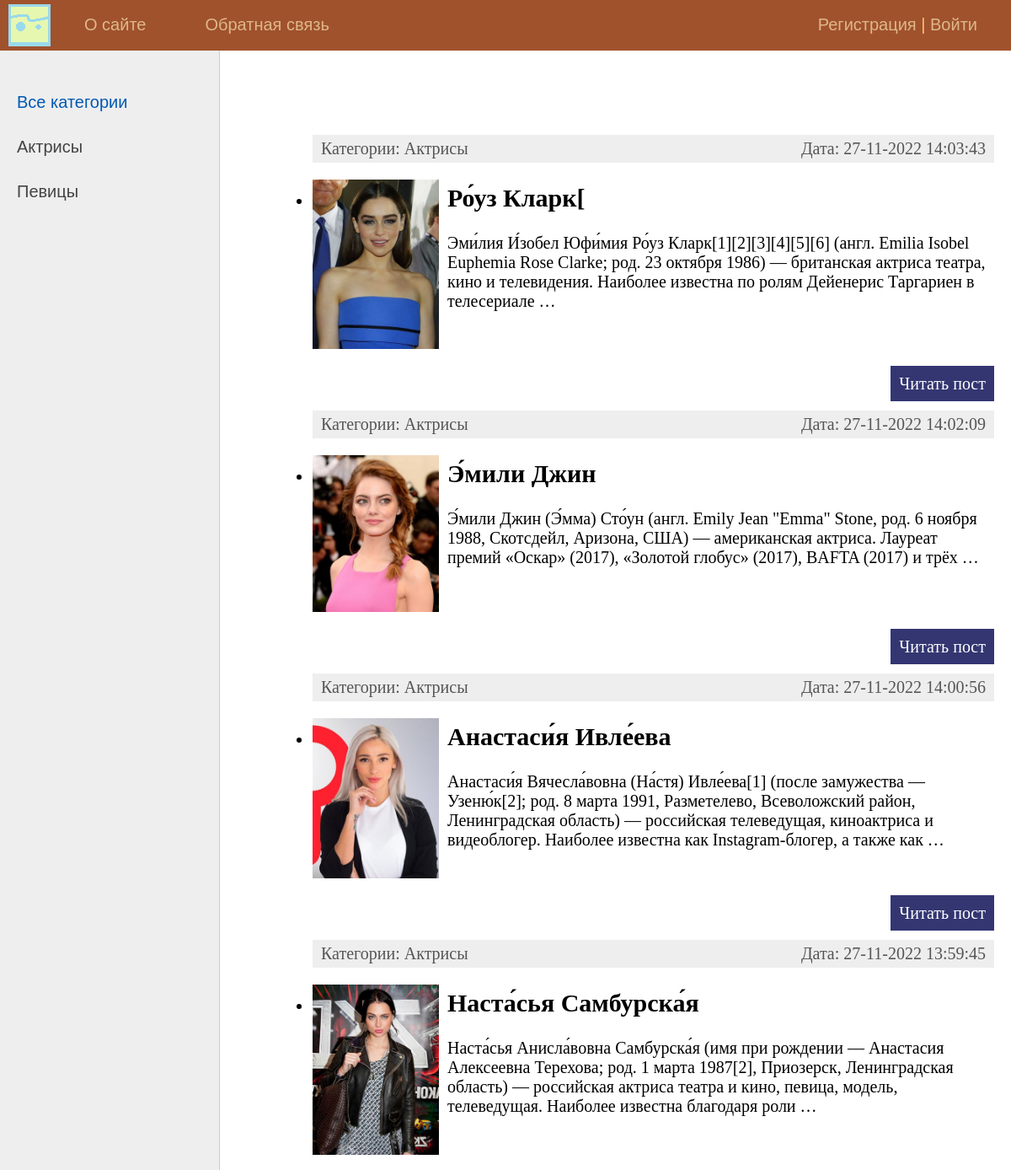
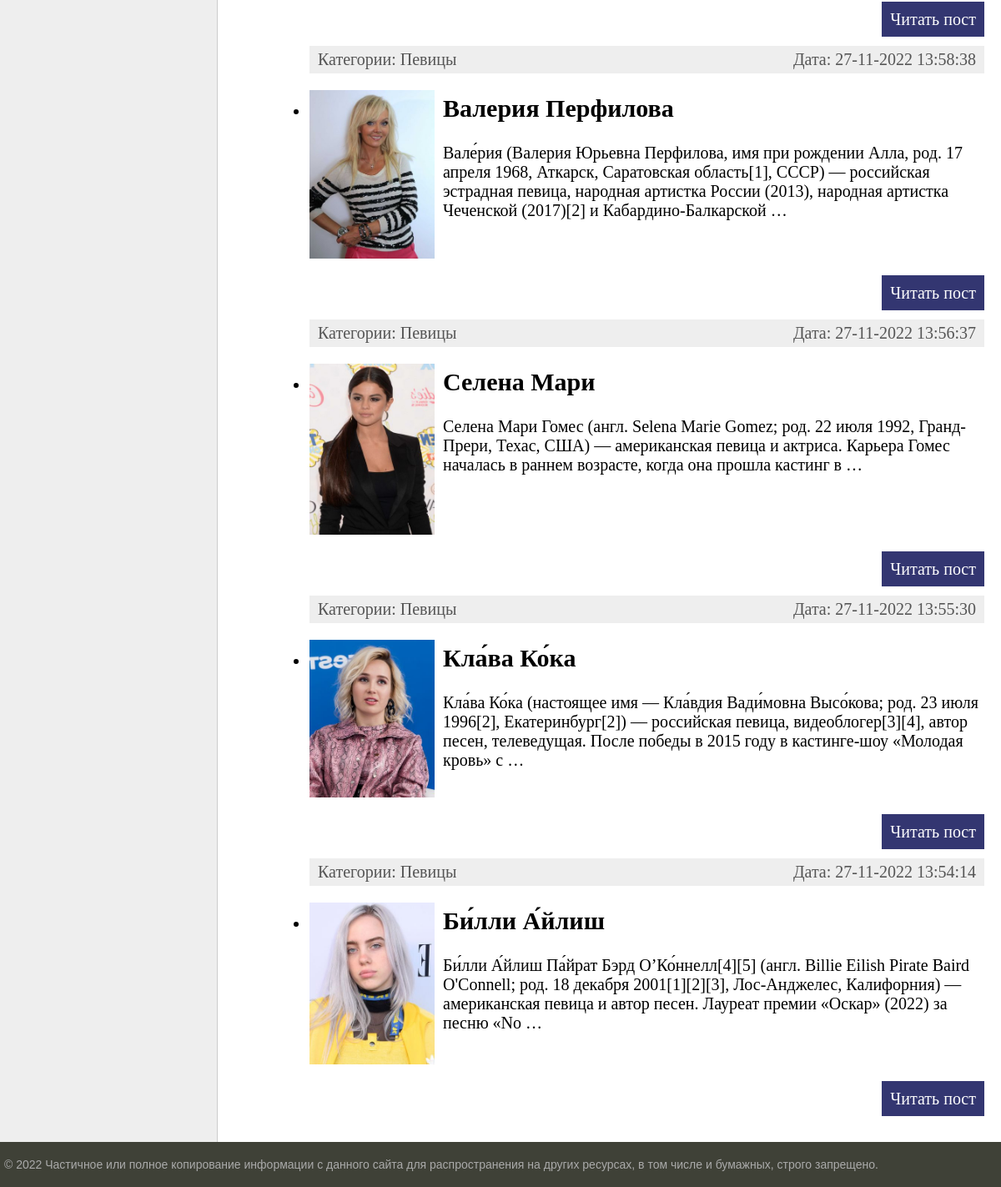
The page / on the database its author committed (2 pictures, top to bottom).
### women/models.py (models this page shows, shortened)
class Category(models.Model):
    name = models.CharField(max_length=100, db_index=True, verbose_name='Категория')
    slug = models.SlugField(max_length=255, unique=True, db_index=True, verbose_name="URL")
    def __str__(self):
        return self.name
    def get_absolute_url(self):
        return reverse('category', kwargs={'cat_slug': self.slug})
    class Meta:
        verbose_name = 'Категорию'
        verbose_name_plural = 'Категории'
        ordering = ['id']

class Women(models.Model):
    title = models.CharField(max_length=255, verbose_name='Заголовок')
    slug = models.SlugField(max_length=255, unique=True, db_index=True, verbose_name='URL')
    content = models.TextField(blank=True, verbose_name='Текст статьи')
    photo = models.FileField(upload_to="photos/%Y/%m/%d/", verbose_name='Фото')
    time_create = models.DateTimeField(auto_now_add=True, verbose_name='Время создания')
    time_update = models.DateTimeField(auto_now=True, verbose_name='Время изменения')
    is_published = models.BooleanField(default=True, verbose_name='Публикация')
    cat = models.ForeignKey('Category', on_delete=models.PROTECT, null = True, verbose_name='Категории')
    def get_absolute_url(self):
        return reverse('post', kwargs={'post_slug': self.slug})
    class Meta:
        verbose_name = 'Женщину'
        verbose_name_plural = 'Женщины'
        ordering = ['-time_create', 'title']

### women/views.py (the view)
# urls.py: path('', WomenHome.as_view(), name='home'),
class WomenHome(DataMixin, ListView):
    model = Women
    template_name = 'women/index.html'
    context_object_name = 'posts'
    def get_context_data(self, *, object_list=None, **kwargs):
        context = super().get_context_data(**kwargs)
        c_def = self.get_user_context(title='Главная страница')
        return dict(list(context.items()) + list(c_def.items()))
    def get_queryset(self):
        return Women.objects.filter(is_published=True)

### women/utils.py (called while the page is built)
    def get_user_context(self, **kwargs):
        context = kwargs
        cats = Category.objects.annotate(Count('women'))
        user_menu = menu.copy()
        if not self.request.user.is_authenticated:
            user_menu.pop(1)
        context['menu'] = user_menu
        context['cats'] = cats
        if 'cat_selected' not in context:
            context['cat_selected'] = 0
        return context

### women/templates/women/index.html (shortened to what this page needs)
{% extends 'women/base.html' %}
{% block content %}
<ul class = "List-articles">
    {% for p in posts  %}
            <li><div class="article-panel">
    <p class="first">Категории: {{p.cat}}</p>
    <p class="last">Дата: {{p.time_update|date:'d-m-Y H:i:s'}}</p>
</div>
{% if p.photo %}
    <p><img class='img-article-left thumb' src='{{p.photo.url}}'></p>
{% endif %}
                <h2>{{p.title}}</h2>
        {% autoescape on %}
        <p>{{p.content|linebreaks| truncatewords:30}}</p>
        {% endautoescape %}
            <p class="link-read-post"><a href="{{ p.get_absolute_url }}">Читать пост</a></p>
            </li>
    {% endfor %}
</ul>
{% endblock %}

### women/templates/women/base.html (shortened to what this page needs)
{% load static %}
{% load women_tags %}
<!DOCTYPE html>
<html>
<head>
	<link type="text/css" href="{% static 'women/css/styles1.css' %}" rel="stylesheet" />
</head>
<body>
<table class="table-page" border=0 cellpadding="0" cellspacing="0">
<tr><td valign=top>
{% block mainmenu %}
		<div class="header">
			<ul id="mainmenu" class="mainmenu">
			<li class="logo"><a href="{% url 'home' %}"><div class="logo"></div></a></li>
{% for m in menu %}
			<li><a href="{% url m.url_name %}">{{m.title}}</a></li>
{% endfor %}
			{% if request.user.is_authenticated %}
			<li class = 'last'> {{user.username}} | <a href="{% url 'logout' %}">Выйти</a></li>
			{% else %}
			<li class = 'last'><a href="{% url 'register' %}">Регистрация</a> | <a href="{% url 'login' %}">Войти</a></li>
			{% endif %}
		    </ul>
		</div>
{% endblock mainmenu %}
<table class="table-content" border=0 cellpadding="0" cellspacing="0">
<tr>
	<td valign="top" class="left-chapters">
	<ul id="leftchapters">
{% if cat_selected == 0 %}
		<li class="selected">Все категории</li>
{% else %}
		<li><a href="{% url 'home' %}">Все категории </a></li>
{% endif %}
{% for c in cats %}
{% if c.women__count > 0 %}
	{% if c.pk == cat_selected %}
		<li class='selected'>{{c.name}}</li>
	{% else %}
		<li><a href="{{ c.get_absolute_url }}">{{c.name}}</a></li>
	{% endif %}
{% endif %}
{% endfor %}
	</ul>
</td>
<td valign="top" class="content">
	<div class="content-text">
{% block content %}
{% endblock %}
	</div>
</td></tr></table>
</td></tr>
<tr><td valign=top>
	<div id="footer">
		<p>&copy; 2022 Частичное или полное копирование информации с данного сайта для распространения на других ресурсах, в том числе и бумажных, строго запрещено.</p>
	</div>
</td></tr></table>
</body>
</html>

### women/static/women/css/styles1.css (style rules this page uses)
html, body { font-family: 'Arial'; margin: 0; padding: 0; height: 100%; width: 100%; color: #444; }
a { color: #0059b2; text-decoration: none; }
img { max-width: 600px; height: auto; }
img.img-article-left { max-width: 300px; height: auto; float: left; padding: 0 10px 10px 0; }
img.img-article-left.thumb { max-width: 150px; height: auto; }
p.link-read-post { text-align: right; }
p.link-read-post a { padding: 10px; min-width: 100px; background: #333671; color: #fff; text-decoration: none; }
div.article-panel { background: #eee; padding: 5px 10px 5px 10px; box-sizing: border-box; overflow: hidden; color: #555; }
div.article-panel p.first { margin: 0; float: left; }
div.article-panel p.last { margin: 0; float: right; }
.table-page { width: 100%; height: 100%; vertical-align: top; }
.table-page tr { height: 100%; }
.header { background: #A0522D; height: 60px; }
.logo { background: url('../images/logo1.png') no-repeat 10px 5px; width: 70px; height: 60px; }
ul.mainmenu { list-style: none; margin: 0; padding: 0; height: 60px; color: #fdc073; font-size: 20px; overflow: hidden; }
ul.mainmenu li { float: left; margin: 18px 40px 0 30px; }
ul.mainmenu li.logo { margin: 0; }
ul.mainmenu li.last { float: right; }
ul.mainmenu li a { color: #DEB887; text-decoration: none; }
.table-content { width: 100%; min-height: 100%; height: 100%; }
.left-chapters { margin: 0; background: #eee; border-right: 1px solid #ccc; min-height: 100%; }
.left-chapters ul { width: 230px; min-height: 100%; margin: 0; padding: 20px 10px 10px 20px; list-style: none; font-size: 20px; }
.left-chapters ul li { margin: 30px 0 0 0; color: #999; }
.left-chapters ul li.selected { color: #0059b2; }
.left-chapters ul li a { color: #444; text-decoration: none; }
.content { padding: 40px 20px 20px 40px; width: 100%; box-sizing: border-box; }
.content-text { margin: 60px 0 0 30px; color: #000; font-size: 20px; font-family: Yandex Sans Display Light; }
#footer { box-sizing: border-box; background: #3F4137; padding: 5px; color: #aaa; font-size: 14px; font-family: Verdana, Geneva, Arial, Helvetica; text-align: left; overflow: hidden; }

### rows shown on the page
Category: name "Актрисы"
Category: name "Певицы"
Women: cat "Актрисы", time_update "27-11-2022 14:03:43", photo (picture), title "Ро́уз Кларк[", content "Эми́лия И́зобел Юфи́мия Ро́уз Кларк[1][2][3][4][5][6] (англ. Emilia Isobel Euphemia Rose Clarke; род. 23 октября 1986) — британская актриса театра, кино и телевидения. Наиболее известна по ролям Дейенерис Таргариен в телесериале …"
Women: cat "Актрисы", time_update "27-11-2022 14:02:09", photo (picture), title "Э́мили Джин", content "Э́мили Джин (Э́мма) Сто́ун (англ. Emily Jean \"Emma\" Stone, род. 6 ноября 1988, Скотсдейл, Аризона, США) — американская актриса. Лауреат премий «Оскар» (2017), «Золотой глобус» (2017), BAFTA (2017) и трёх …"
Women: cat "Актрисы", time_update "27-11-2022 14:00:56", photo (picture), title "Анастаси́я Ивле́ева", content "Анастаси́я Вячесла́вовна (На́стя) Ивле́ева[1] (после замужества — Узеню́к[2]; род. 8 марта 1991, Разметелево, Всеволожский район, Ленинградская область) — российская телеведущая, киноактриса и видеоблогер. Наиболее известна как Instagram-блогер, а также как …"
Women: cat "Актрисы", time_update "27-11-2022 13:59:45", photo (picture), title "Наста́сья Самбурска́я", content "Наста́сья Анисла́вовна Самбурска́я (имя при рождении — Анастасия Алексеевна Терехова; род. 1 марта 1987[2], Приозерск, Ленинградская область) — российская актриса театра и кино, певица, модель, телеведущая. Наиболее известна благодаря роли …"
Women: cat "Певицы", time_update "27-11-2022 13:58:38", photo (picture), title "Валерия Перфилова", content "Вале́рия (Валерия Юрьевна Перфилова, имя при рождении Алла, род. 17 апреля 1968, Аткарск, Саратовская область[1], СССР) — российская эстрадная певица, народная артистка России (2013), народная артистка Чеченской (2017)[2] и Кабардино-Балкарской …"
Women: cat "Певицы", time_update "27-11-2022 13:56:37", photo (picture), title "Селена Мари", content "Селена Мари Гомес (англ. Selena Marie Gomez; род. 22 июля 1992, Гранд-Прери, Техас, США) — американская певица и актриса. Карьера Гомес началась в раннем возрасте, когда она прошла кастинг в …"
Women: cat "Певицы", time_update "27-11-2022 13:55:30", photo (picture), title "Кла́ва Ко́ка", content "Кла́ва Ко́ка (настоящее имя — Кла́вдия Вади́мовна Высо́кова; род. 23 июля 1996[2], Екатеринбург[2]) — российская певица, видеоблогер[3][4], автор песен, телеведущая. После победы в 2015 году в кастинге-шоу «Молодая кровь» с …"
Women: cat "Певицы", time_update "27-11-2022 13:54:14", photo (picture), title "Би́лли А́йлиш", content "Би́лли А́йлиш Па́йрат Бэрд О’Ко́ннелл[4][5] (англ. Billie Eilish Pirate Baird O'Connell; род. 18 декабря 2001[1][2][3], Лос-Анджелес, Калифорния) — американская певица и автор песен. Лауреат премии «Оскар» (2022) за песню «No …"

### other values the page prints
{{ m.title }} "O сайте" "Обратная связь"
